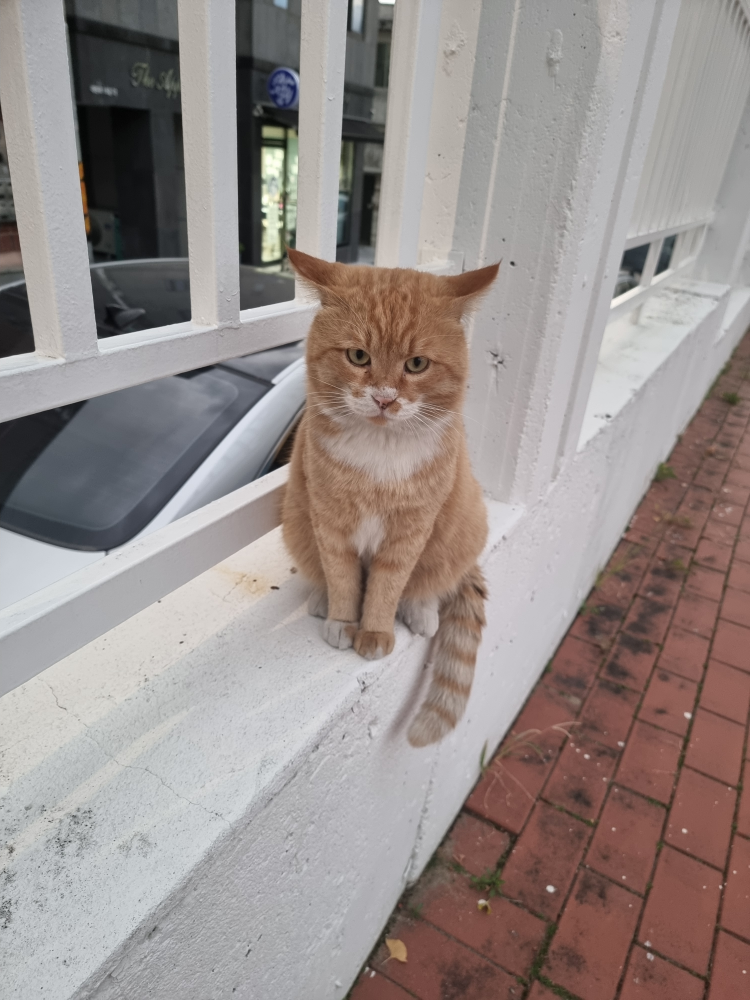
#> input picture images/cat1.jpeg, 3000 x 4000 px, found by its file name (shown at 1/4 size)
$ jupyter execute --allow-errors python04_2.ipynb   (older library calls are emulated)
#> lines starting #> are read from the running program, lines starting #| are printed output that depends on the picture
<a href="https://colab.research.google.com/github/KwonDoRyoung/AdvancedBasicEducationProgram/blob/main/python04_2.ipynb" target="_parent"></a>

---
#▶︎ 오늘 강의내용
*   영상의 기하학적 변형 이해
*   잡음과 잡음제거를 위한 필터 이해
*   Image Gradient 이해
*   커널(Kernel) & 컨볼루션(Convolution) 활용한 Edge 추출
*   Gaussian Pyramid란

---
#▶︎ 먼저해야될 일: 파일 업로드 및 경로 설정
  1.   좌측 카테고리에서 파일선택
  2.   images 폴더 생성하기
  3.   "공유드라이브 >>> image04_2.zip" 압축 해제 후 생성한 폴더에 업로드 하기
  4.   폴더 경로를 받을 변수 설정하기

[cell 1]
image_root_path = "/content/images"

---
##⦿   기하학적 변형 - Transformation
  -   영상 내의 객체 사이의 공간적인 관계를 변화하는 것
  -   객체를 이동하거나 크기, 모양을 변형하는 것
  -   원근변환(Projective)
    -   Affine: 선형변환과 이동변환까지 포함, 선의 수평성은 유지
        -   강체변환(Rigid-Body): 크기 및 각도 보존
            *   이동(Translation)
$$
\begin{pmatrix}1 & 0 & d_{x}\\0 & 1 & d_{y}\end{pmatrix}
\begin{pmatrix} x \\ y \\ 1\end{pmatrix}
=\begin{pmatrix} x+d_{x} \\ y+d_{y}\end{pmatrix}
$$
            *   회전(Rotation)
$$
\begin{pmatrix}  cosθ & sinθ & 0\\ cosθ & -sinθ & 0\end{pmatrix}
\begin{pmatrix} x \\ y \\ 1\end{pmatrix}
=\begin{pmatrix} x * cosθ + y * sinθ \\ x * cosθ - y * sinθ \end{pmatrix}
$$
        -   유사변환(Similarity): 각도 보존, 크기 변함
            *   확대 및 축소(Scaling)
$$
\begin{pmatrix}s_{x} & 0 & 0\\0 & s_{y} & 0\end{pmatrix}
\begin{pmatrix} x \\ y \\ 1\end{pmatrix}
=\begin{pmatrix} s_{x}*x \\ s_{y}*y\end{pmatrix}
$$
        -   선형변환: Vector 공간에서의 이동, 이동변환 제외
$$
L(p+q) = L(p) + L(q)\\
L(a*p) = a*L(p)\\a:scalar
$$

    -   Perspective: Affine 변환에 수평성도 유지되지 않음.

[cell 2]
import os
import cv2.cv2
import numpy as np
import matplotlib.pyplot as plt

def image_translation(image, d_x, d_y):
  translation_matrix = np.array([[1, 0, d_x],[0, 1, d_y]])

  coords = np.indices((image.shape[1], image.shape[0]),).reshape(2, -1)
  coords = np.vstack((coords, np.ones(coords.shape[1])))

  warp_coords = (np.round(translation_matrix @ coords)).astype(np.int)

  x_coords, y_coords = warp_coords[0,:], warp_coords[1, :]
  indices = np.where((x_coords >=0) & (x_coords < image.shape[1]) & (y_coords >=0) & (y_coords < image.shape[0]))
  x_ori, y_ori = coords[0, :][indices].astype(np.int), coords[1, :][indices].astype(np.int)
  x_tran, y_tran = x_coords[indices], y_coords[indices]

  result_image = np.zeros_like(image)
  result_image[y_tran, x_tran] = image[y_ori, x_ori]
  return result_image

plt.figure(figsize=(20, 10))
plt.subplots_adjust(hspace=0.1, wspace=0.4)
grid_shape=(2,6)

# =======================================================
loc=(0,0) # location(loc): 0,0
img = cv2.imread(os.path.join(image_root_path, "cat1.jpeg"))
#> img is the input picture: shape (4000, 3000, 3); mean B, G, R 139, 141.5, 151.2
img = cv2.cvtColor(img, cv2.COLOR_BGR2RGB)
plt.subplot2grid(grid_shape, loc, colspan=3) # span: col 3
plt.imshow(img)

# Translation
loc=(1,0) # location(loc): 1,0
d_x = 500 # 원본 이미지(img)에서 x >> 500, y >> 1500 이동
d_y = 1500
translation_img01 = np.zeros_like(img)
translation_img01[d_y:, d_x:, :] = img[:-d_y,:-d_x,:]
plt.subplot2grid(grid_shape, loc)
plt.imshow(translation_img01)

loc=(1,1) # location(loc): 1,1
d_x = 1000
d_y = 500
translation_img02 = image_translation(img, d_x, d_y)
plt.subplot2grid(grid_shape, loc)
plt.imshow(translation_img02)

loc=(1,2) # location(loc): 1,2
d_x = -1000
d_y = -300
translation_img03 = cv2.warpAffine(img, np.array([[1, 0, d_x],[0, 1, d_y]], dtype=np.float32), (img.shape[1], img.shape[0]))
plt.subplot2grid(grid_shape, loc)
plt.imshow(translation_img03)

# =======================================================
# Cropping, 이미지가 너무 커서 자르겠습니다, numpy Slice를 활용
loc=(0,3) # location(loc): 0,3
cat_box = [1000, 800, 2000, 3000]  # x_min, y_min, x_max, y_max
crop_img = img[cat_box[1]:cat_box[3], cat_box[0]:cat_box[2], :]  # 고양이 부분 좌표
plt.subplot2grid(grid_shape, loc, colspan=3) # span: col 3
plt.imshow(crop_img)

# Translation
loc=(1,3) # location(loc): 1,3
d_x = 300 # 원본 이미지(img)에서 x >> 500, y >> 1500 이동
d_y = 250
translation_img01 = np.zeros_like(crop_img)
translation_img01[d_y:, d_x:, :] = crop_img[:-d_y,:-d_x,:]
#> translation_img01: shape (2200, 1000, 3)
plt.subplot2grid(grid_shape, loc)
plt.imshow(translation_img01)

loc=(1,4) # location(loc): 1,4
d_x = -100
d_y = 700
translation_img02 = image_translation(crop_img, d_x, d_y)
plt.subplot2grid(grid_shape, loc)
plt.imshow(translation_img02)

loc=(1,5) # location(loc): 1,5
d_x = -250
d_y = 500
translation_matric = np.array([[1, 0, d_x],[0, 1, d_y]], dtype=np.float32)
translation_img03 = cv2.warpAffine(crop_img, translation_matric, (crop_img.shape[1], crop_img.shape[0]))
#> translation_img03: shape (2200, 1000, 3)
plt.subplot2grid(grid_shape, loc)
plt.imshow(translation_img03)

[cell 3]
import os
import cv2.cv2
import numpy as np
import matplotlib.pyplot as plt

def image_rotation(image, angle):
  # 불완전 코드: 보간법이 들어가있지 않음
  radian = np.radians(angle)
  rotation_matrix = np.array([[np.cos(radian), np.sin(radian), 0],[-np.sin(radian), np.cos(radian), 0]])

  coords = np.indices((image.shape[1], image.shape[0]),).reshape(2, -1)
  coords = np.vstack((coords, np.ones(coords.shape[1])))

  warp_coords = (np.round(rotation_matrix @ coords)).astype(np.int)

  x_coords, y_coords = warp_coords[0,:], warp_coords[1, :]
  indices = np.where((x_coords >=0) & (x_coords < image.shape[1]) & (y_coords >=0) & (y_coords < image.shape[0]))
  x_ori, y_ori = coords[0, :][indices].astype(np.int), coords[1, :][indices].astype(np.int)
  x_tran, y_tran = x_coords[indices], y_coords[indices]

  result_image = np.zeros_like(image)
  result_image[y_tran, x_tran] = image[y_ori, x_ori]
  return result_image

plt.figure(figsize=(20, 15))
plt.subplots_adjust(hspace=0.1, wspace=0.1)
grid_shape=(4,3)

# =======================================================
loc=(0,0) # location(loc)
img = cv2.imread(os.path.join(image_root_path, "cat2.jpeg"))
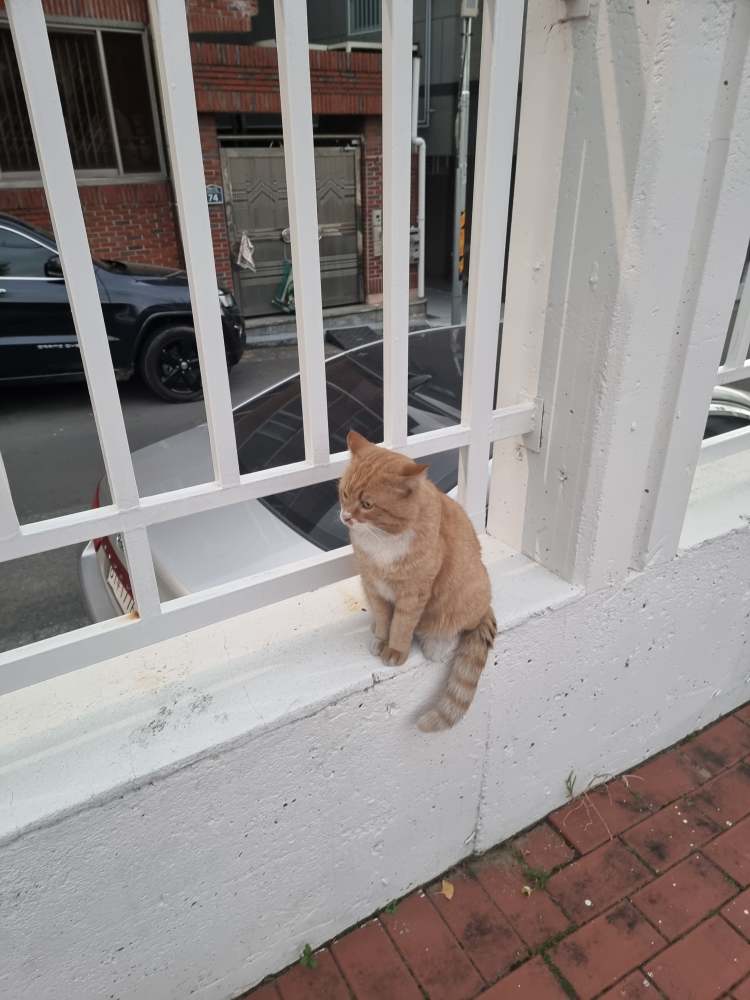
#> input picture images/cat2.jpeg, 3000 x 4000 px, found by its file name (shown at 1/4 size)
#> img is the input picture: shape (4000, 3000, 3); mean B, G, R 137.7, 139.2, 145.3
img = cv2.cvtColor(img, cv2.COLOR_BGR2RGB)
plt.subplot2grid(grid_shape, loc, rowspan=2) # span: col 2
plt.imshow(img)

# =======================================================
# Cropping, 이미지가 너무 커서 자르겠습니다, numpy Slice를 활용
loc=(2,0) # location(loc)
cat_box = [1250, 1700, 2000, 3000]  # x_min, y_min, x_max, y_max
crop_img = img[cat_box[1]:cat_box[3], cat_box[0]:cat_box[2], :]  # 고양이 부분 좌표
#> crop_img: shape (1300, 750, 3)
plt.subplot2grid(grid_shape, loc, rowspan=2) # span: row 2
plt.imshow(crop_img)

loc=(0,1)
angle = 45
rotate_img01 = image_rotation(crop_img, angle)
plt.subplot2grid(grid_shape, loc, rowspan=2)
plt.imshow(rotate_img01)

loc=(0,2)
angle = 45
radian = angle *(np.pi/180)
rotate_matric = np.array([[np.cos(radian), np.sin(radian), 0], [-np.sin(radian), np.cos(radian), 0]], dtype=np.float32)
rotate_img02 = cv2.warpAffine(crop_img, rotate_matric, (crop_img.shape[1], crop_img.shape[0]))
plt.subplot2grid(grid_shape, loc, rowspan=2)
plt.imshow(rotate_img02)

loc=(2,1)
angle = 30
center_pt = (crop_img.shape[1]//2, crop_img.shape[0]//2)
#> center_pt = (375, 650)
rotate_matric = cv2.getRotationMatrix2D(center_pt, angle, 0.75)
rotate_img03 = cv2.warpAffine(crop_img, rotate_matric, (crop_img.shape[1], crop_img.shape[0]))
plt.subplot2grid(grid_shape, loc, rowspan=2)
plt.imshow(rotate_img03)

loc=(2,2)
rotate_img04 = cv2.rotate(crop_img, cv2.ROTATE_90_CLOCKWISE)
plt.subplot2grid(grid_shape, loc, rowspan=2)
plt.imshow(rotate_img04)

[cell 4]
import os
import cv2.cv2
import numpy as np
import matplotlib.pyplot as plt

def image_scaling(image, scale):
  # 불완전 코드: 보간법이 들어가있지 않음
  scale_matrix = np.array([[scale, 0, 0],[0, scale, 0]])

  coords = np.indices((image.shape[1], image.shape[0]),).reshape(2, -1)
  coords = np.vstack((coords, np.ones(coords.shape[1])))

  warp_coords = (np.round(scale_matrix @ coords)).astype(np.int)

  x_coords, y_coords = warp_coords[0,:], warp_coords[1, :]
  indices = np.where((x_coords >=0) & (x_coords < image.shape[1]) & (y_coords >=0) & (y_coords < image.shape[0]))
  x_ori, y_ori = coords[0, :][indices].astype(np.int), coords[1, :][indices].astype(np.int)
  x_tran, y_tran = x_coords[indices], y_coords[indices]

  result_image = np.zeros_like(image)
  result_image[y_tran, x_tran] = image[y_ori, x_ori]
  return result_image

plt.figure(figsize=(20, 15))
plt.subplots_adjust(hspace=0.1, wspace=0.1)
grid_shape=(4,3)

# =======================================================
loc=(1,0) # location(loc)
img = cv2.imread(os.path.join(image_root_path, "christmas.png"))
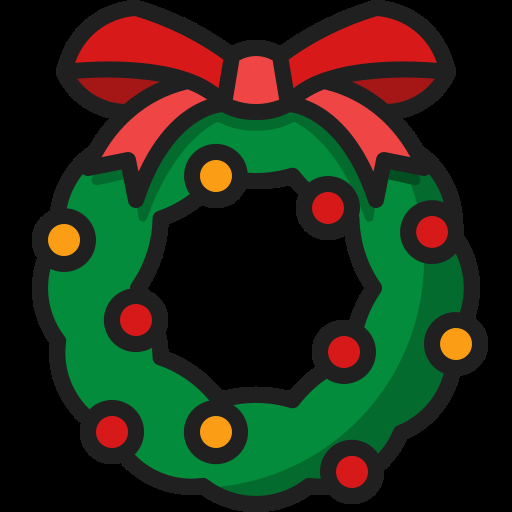
#> input picture images/christmas.png, 512 x 512 px, found by its file name
#> img is the input picture: shape (512, 512, 3); mean B, G, R 24.3, 42.1, 33.1
img = cv2.cvtColor(img, cv2.COLOR_BGR2RGB)
plt.subplot2grid(grid_shape, loc)
plt.imshow(img)

loc=(0,1)
scale = 2.
scale_img01 = image_scaling(img, scale)
plt.subplot2grid(grid_shape, loc, rowspan=2)
plt.imshow(scale_img01)

loc=(2,1)
scale = 2.
scale_matric = np.array([[scale, 0, 0],[0, scale, 0]], dtype=np.float32)
scale_img02 = cv2.warpAffine(img, scale_matric, (img.shape[1], img.shape[0]))
plt.subplot2grid(grid_shape, loc, rowspan=2)
plt.imshow(scale_img02)

loc=(0,2)
scale = .5
scale_img03 = image_scaling(img, scale)
#> call 2 of image_scaling, with scale = 0.5
#> in image_scaling (call 2), `result_image[y_tran, x_tran] = image[y_ori, x_ori]`:
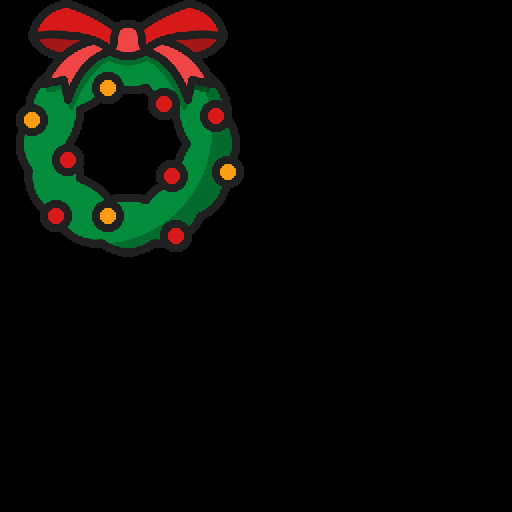
#> result_image: shape (512, 512, 3); mean R, G, B 8.3, 10.5, 6.1
plt.subplot2grid(grid_shape, loc, rowspan=2)
plt.imshow(scale_img03)

loc=(2,2)
scale = .5
scale_matric = np.array([[scale, 0, 0],[0, scale, 0]], dtype=np.float32)
scale_img04 = cv2.warpAffine(img, scale_matric, (img.shape[1], img.shape[0]))
plt.subplot2grid(grid_shape, loc, rowspan=2)
plt.imshow(scale_img04)

---
##⦿   기하학적 변형 - Interpolation
  -   불연속적인 이미지(Discrete data)에서 확대와 회전은 정보 손실이 발생함
  -   정보 손실을 해결을 위해 보간법(Interpolation)을 수행해야 됨
      * 최근점 이웃 보간법(Nearest Neighbor Interpolation)
          -   이웃한 한개 픽셀의 값을 복사
      * 선형 보간법(Bilinear Interpolation)
          -   이웃한 4개 픽셀의 값을 선형 계산으로 찾아서 추가

              ```
                      (x,y)           (x+1,y)
                        *---------------*
                        |               |
                        |   *           |
                        | (x*,y*)       |
                        |               |
                        *---------------*
                        (x,y+1)        (x+1,y+1)
              ```
$$
                      f(x^{*},y^{*}) ≃
                      f(x,y)(1-x^{*})(1-y^{*}) +
                      f(x+1,y)(1-y^{*})x^{*} +
                      f(x,y+1)(1-x^{*})y^{*} +
                      f(x+1,y+1)x^{*}y^{*}
$$

[cell 5]
import os
import cv2.cv2
import numpy as np
import matplotlib.pyplot as plt

def image_rotation_v2(image, angle):
  radian = np.radians(angle)
  rotation_matrix = np.array([[np.cos(radian), np.sin(radian), 0],[-np.sin(radian), np.cos(radian), 0]])

  coords = np.indices((image.shape[1], image.shape[0]),).reshape(2, -1)
  coords = np.vstack((coords, np.ones(coords.shape[1])))

  int_warp_coords = (np.round(rotation_matrix @ coords)).astype(np.int)
  float_warp_coords = rotation_matrix @ coords


  return result_image


plt.figure(figsize=(20, 15))
plt.subplots_adjust(hspace=0.1, wspace=0.1)
grid_shape=(4,3)

# =======================================================
loc=(1,0) # location(loc)
img = cv2.imread(os.path.join(image_root_path, "christmas.png"))
img = cv2.cvtColor(img, cv2.COLOR_BGR2RGB)
plt.subplot2grid(grid_shape, loc)
plt.imshow(img)

#> (the rest of this cell did not finish here and is left out)

[cell 6]
#1. Nearest Neighbor

img = cv2.imread('/content/drive/My Drive/image/apple.jpg')
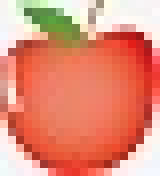
#> input picture images/apple.jpg, 20 x 22 px, found by its file name (shown 8 times larger)
#> img is the input picture: shape (22, 20, 3); mean B, G, R 118.5, 140.7, 226.6
#img = cv2.cvtColor(img, cv2.COLOR_BGR2RGB)

near_img = cv2.resize(img,None, fx = 10, fy = 10, interpolation = cv2.INTER_NEAREST)

#2. Bilinear interpolation

bi_img = cv2.resize(img,None, fx = 10, fy = 10, interpolation = cv2.INTER_LINEAR)

#> (the rest of this cell did not finish here and is left out)

---
⦿   잡음(Noise)
  -
      *

[cell 7]
#3. 잡음

img = cv2.imread('/content/drive/My Drive/image/Test.BMP')
#> (the rest of this cell did not finish here and is left out)

---
⦿   필터 연산(Convolution)
  -
      *

---
⦿   잡음(Noise) 제거와 필터 연산
  -
      *

[cell 8]
#2. 필터 연산: Convolution
#----------------------------------------------------#

#3. 잡음에 따른 대표 필터
#(1) 평균 필터
k_size = 10
#> (the rest of this cell did not finish here and is left out)

[cell 9]
#4. Gaussian Blur

img = cv2.imread('/content/drive/My Drive/image/Test.BMP')
#> (the rest of this cell did not finish here and is left out)

---
⦿   Edge detection - Image Gradient
  -
      *

[cell 10]
#4. Edge & Kernel
#(1) Image Gradient 계산

img = cv2.imread('/content/drive/My Drive/image/Woman.bmp')
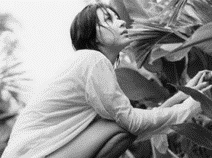
#> input picture images/Woman.bmp, 212 x 158 px, found by its file name
#> img is the input picture: shape (158, 212, 3); min 6, max 246, mean 149.6
#img = cv2.GaussianBlur(img, (3,3), 0)

G_x = np.array([[-1, 0, 1]])
G_y = np.array([[-1], [0], [1]])

edge_x = cv2.filter2D(img, cv2.CV_64F, G_x)
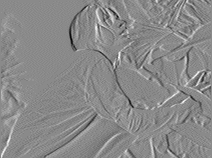
#> edge_x: shape (158, 212, 3) float64; min -221, max 187, mean -0.9; drawn with min black and max white
edge_y = cv2.filter2D(img, cv2.CV_64F, G_y)
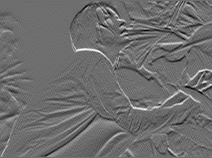
#> edge_y: shape (158, 212, 3) float64; min -170, max 221, mean -1.1; drawn with min black and max white

plt.figure(figsize=(12,12))
plt.subplot(1,2,1)
plt.imshow(edge_x, cmap='gray')
plt.title('edge_X')
plt.axis('off')

plt.subplot(1,2,2)
plt.imshow(edge_y, cmap='gray')
plt.title('edge_y')
plt.axis('off')

plt.tight_layout()
plt.show()
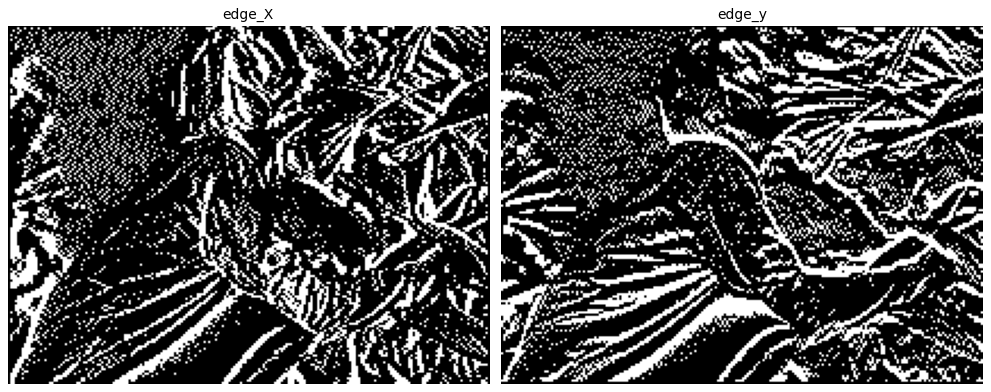
#> figure drawn by matplotlib, 2 panels

---
⦿   Edge Detection - 1차 미분(1st order gradient)
  -
      *

[cell 11]
#1. Sobel Filter

img = cv2.imread('/content/drive/My Drive/image/Woman.bmp')

sobelX = cv2.Sobel(img, -1, 1, 0, ksize=3)
sobelY = cv2.Sobel(img, -1, 0, 1, ksize=3)
sobel = sobelX + sobelY

#2. Prewitt Filter

prewittx = np.array([[-1, 0, 1], [-1, 0, 1], [-1, 0, 1]])
prewitty = np.array([[-1, -1, -1], [0, 0, 0], [1,1,1]])
prewittc = np.array([[-1, -1, 0], [-1, 0, 1], [0, 1, 1]])

prewittX = cv2.filter2D(img, -1, prewittx)
prewittY = cv2.filter2D(img, -1, prewitty)
prewitt_ = cv2.filter2D(img, -1, prewittc)

plt.figure(figsize=(8,8))
plt.subplot(2,3,1)
plt.imshow(sobelX)
plt.title('Sobel X Filter')

plt.subplot(2,3,2)
plt.imshow(sobelY)
plt.title('Sobel Y Filter')

plt.subplot(2,3,3)
plt.imshow(sobel)
plt.title('Sobel Filter')

plt.subplot(2,3,4)
plt.imshow(prewittX)
plt.title('Prewitt X Filter')

plt.subplot(2,3,5)
plt.imshow(prewittY)
plt.title('Prewitt Y Filter')

plt.subplot(2,3,6)
plt.imshow(prewitt_)
plt.title('Prewitt Filter')

plt.tight_layout()
plt.show()

---
⦿   Edge Detection - 2차 미분(2nd order gradient)
  -
      *

[cell 12]
#1. Laplacian Filter

img = cv2.imread('/content/drive/My Drive/image/Woman.bmp')

laplacian1 = cv2.Laplacian(img, -1)
laplacian2 = cv2.Laplacian(img, -1, ksize=3)

laplacian_filter1 = np.array([[0, 1, 0], [1, -4, 1], [0, 1, 0]])
laplacian_filter2 = np.array([[1,1,1], [1, -8, 1], [1,1,1]])
laplacian_4 = cv2.filter2D(img, -1, laplacian_filter1)
laplacian_8 = cv2.filter2D(img, -1, laplacian_filter2)
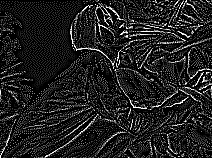
#> laplacian_8: shape (158, 212, 3); min 0, max 255, mean 33

plt.figure(figsize=(8,8))
plt.subplot(1,4,1)
plt.imshow(laplacian1)
plt.title('Laplacian(ksize=1')

plt.subplot(1,4,2)
plt.imshow(laplacian2)
plt.title('Laplacian(ksize=2')

plt.subplot(1,4,3)
plt.imshow(laplacian_4)
plt.title('Laplacian_4')

plt.subplot(1,4,4)
plt.imshow(laplacian_8)
plt.title('Laplacian_8')

plt.tight_layout()
plt.show()

[cell 13]
#2. LoG

img = cv2.imread('/content/drive/My Drive/image/Woman.bmp')

mask3 = np.array([[-1,-1,-1], [-1, 8, -1], [-1, -1, -1]])
gaussian = cv2.GaussianBlur(img, (3,3), 0)
LoG = cv2.filter2D(gaussian, -1, mask3)
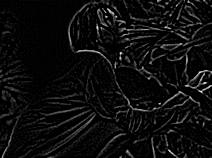
#> LoG: shape (158, 212, 3); min 0, max 242, mean 13

#3. DoG
gray = cv2.cvtColor(img, cv2.COLOR_BGR2GRAY)
height, width = gray.shape
#> height = 158; width = 212

gaussian1 = cv2.GaussianBlur(gray, (3,3), 1.6)
gaussian2 = cv2.GaussianBlur(gray, (3,3), 1)
DoG = np.zeros_like(gray)
for i in range(height):
  for j in range(width):
    DoG[i][j] = float(gaussian1[i][j]) - float(gaussian2[i][j])

plt.figure(figsize=(8,8))
plt.subplot(1,4,1)
plt.imshow(img)
plt.title('Original')

plt.subplot(1,4,2)
plt.imshow(gaussian)
plt.title('Gaussian Blur')

plt.subplot(1,4,3)
plt.imshow(LoG)
plt.title('LoG')

plt.subplot(1,4,4)
plt.imshow(DoG, cmap='gray')
plt.title('DoG')

plt.tight_layout()
plt.show()
